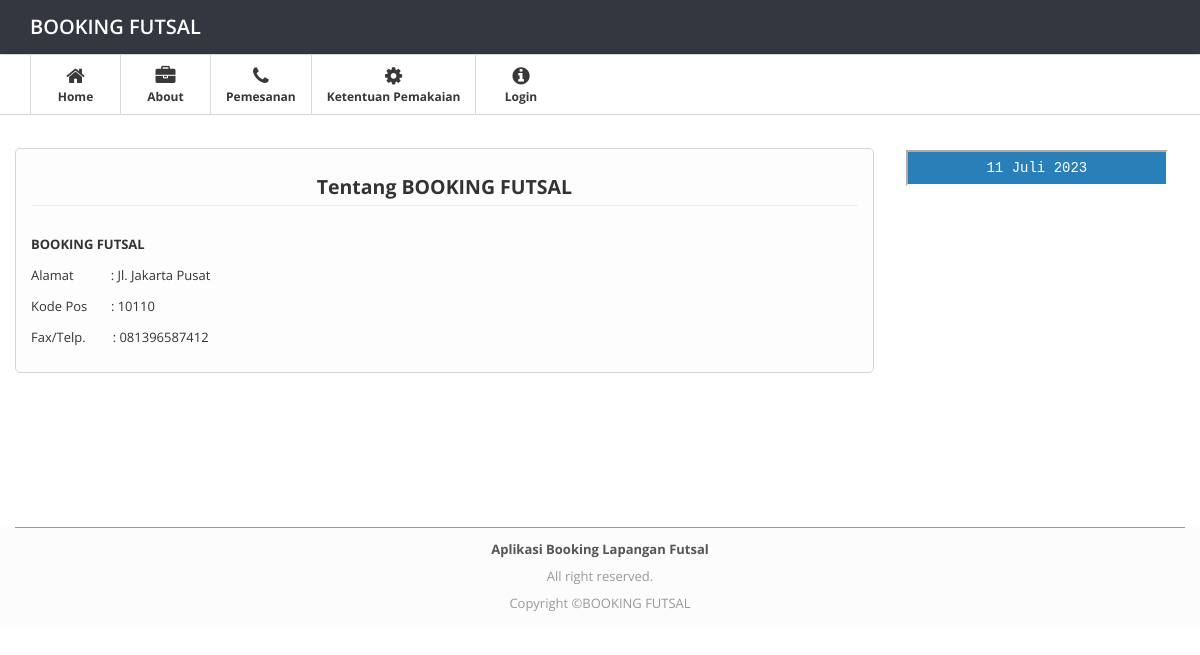
The page /index.php?modul=profil on the database its author committed.
### tables this page shows
CREATE TABLE `profil` (
  `id_profil` int(11) NOT NULL,
  `namafutsal` varchar(35) NOT NULL,
  `alamat` text NOT NULL,
  `kodepos` varchar(5) NOT NULL,
  `fax` char(20) NOT NULL,
  `no_hp` char(12) NOT NULL
);

CREATE TABLE `about` (
  `id_about` int(11) NOT NULL,
  `isi` text NOT NULL
);

### db/config.php (called while the page is built, shortened)
<?php
$zz=mysql_fetch_array(mysql_query("Select * from profil where id_profil='1'"));
$namaprofil=$zz[namafutsal];
?>

### index.php (the view, shortened to what this page needs)
<?php
include("db/config.php");
 ?>
<!DOCTYPE html>
<html lang="en">
<head>
<link href="ckeditor/content.css" rel="stylesheet" type="text/css"/>
<link href="css/bootstrap.css" rel="stylesheet">
<link href="css/bootstrap.min.css" rel="stylesheet">
<link href="css/bootstrap-responsive.min.css" rel="stylesheet">
<link href="css/font-awesome.css" rel="stylesheet">
<link href="css/style.css" rel="stylesheet">
<link href="css/pages/dashboard.css" rel="stylesheet">
  <link rel="stylesheet" type="text/css" href="plug/BeatPicker.min.css">
    <link rel="stylesheet" href="media/css/jquery.dataTables.css" type="text/css" />
</head>
<body>
<div class="navbar navbar-fixed-top">
  <div class="navbar-inner">
    <div class="container"><span class="icon-bar"></span><span class="icon-bar"></span> </a><a class="brand" href="index.php">
      <?php if (empty($_SESSION['namapengunjung'])){
        echo "$namaprofil";
        }else{
        echo "Pemesanan Lapangan Futsal";
    }
    ?></a>
    </div>
  </div>
</div>
<div class="subnavbar">
  <div class="subnavbar-inner">
    <div class="container">
      <?php include('menu.php'); ?>
    </div>
  </div>
</div>
<div class="main">
  <div class="main-inner">
    <div class="container">
      <div class="row">
            <?php
if(!empty($_GET['modul']))
{
  if(file_exists("modul/$_GET[modul].php"))
  {
  include("modul/$_GET[modul].php");
  } else
  {
  echo "<h2>Error !<br/>Halaman Tidak Di Temukan !</h2>";
  }
        } ?>
    </div>
  </div>
<br />
<br />
<br />
<br />
<br />
<footer class="application-footer">
            <div class="container">
                <p><b>Aplikasi Booking Lapangan Futsal</b></p>
                <div class="disclaimer">
                <div class="disclaimer">
                    <p>All right reserved.</p>
                    <p>Copyright ©<?php echo "$namaprofil";?></p>
                </div>
            </div>
        </footer>
</body>
</html>

### modul/profil.php
  <div class="col-md-9" >
                <div class="widget">
                   <div class="widget-content">
                      <legend align="center"><b>Tentang <?php echo "$namaprofil";?></b></legend>
                    <div class="post">
                      <div class="entry">
                        <div id='isi'>
<?php
$idk='1';
 $about=mysql_query("select id_about,isi from about where id_about='$idk'");
$rr=mysql_fetch_array($about);
echo "$rr[isi]";
?>
  </div>
  </div>
</div>
                                </div>
                           </div>
                    </div>
                    <?php include 'modul/menu_kanan.php'; ?>

### css/style.css (style rules this page uses)
.application-footer { background-color: #fcfcfc; z-index: 900; height: 100px; margin-top: -100px; clear: both; position: relative; }
.application-footer .container { padding-top: 10px; color: #555555; text-align: center; border-top: 1px solid #999999; }
.application-footer .container p { margin: 0 0 5px; }
.disclaimer { text-align: center; font-size: 11px; color: #999999; }
body { background: #FFFFFF; font: 13px/1.7em 'Open Sans'; }
p { font: 13px/1.7em 'Open Sans'; }
.navbar .container { position: relative; }
.navbar-inner { padding: 7px 0; background: #33373f; -moz-border-radius: 0; -webkit-border-radius: 0; border-radius: 0; }
.navbar-fixed-top { position: static; }
.navbar .brand { font-weight: 600; position: relative; top: 2px; }
.subnavbar { margin-bottom: 2.5em; }
.subnavbar-inner { height: 60px; background: #fff; border-bottom: 1px solid #d6d6d6; }
.main { padding-bottom: 2em; border-bottom: 0px solid #000; }
.widget { position: relative; clear: both; width: auto; margin-bottom: 2em; overflow: hidden; }
.widget-content { padding: 20px 15px 15px; background: #FDFDFD; border: 1px solid #D5D5D5; -moz-border-radius: 5px; -webkit-border-radius: 5px; border-radius: 5px; }
.widget-content:before, .widget-content:after { content:""; display:table; }
.widget-content:after { clear:both; }
.widget-content { zoom:1; }

### rows shown on the page
profil: namafutsal "BOOKING FUTSAL"
about: isi "BOOKING FUTSAL Alamat : Jl. Jakarta Pusat Kode Pos : 10110 Fax/Telp. : 081396587412"
